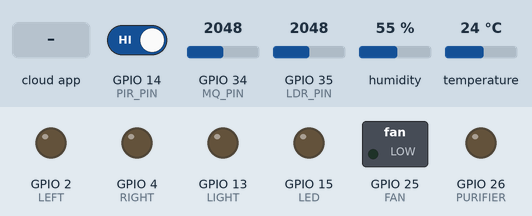
Simulated run of this sketch. Board: ESP32. Parts: switched loads named in the sketch (green lamp = pin HIGH), output pins drawn as LEDs (lit = HIGH). Inputs (shaded band) come from the test bench; at power-on: temperature 24 °C, GPIO 35 (LDR_PIN) = 2048, GPIO 14 (PIR_PIN) HIGH, GPIO 34 (MQ_PIN) = 2048, humidity 55 %. WiFi joins after 1.5 s; servers stay silent unless stated; the Firebase database answers and starts empty; what the sketch prints to the serial monitor is not drawn.

Above: at 2.7 s.
2.8 s: the phone or cloud app sets mode to off
At 4.0 s:
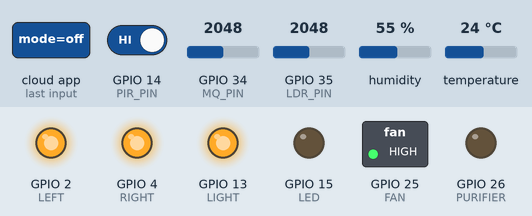
4.3 s: the phone or cloud app sets mode to auto
At 4.9 s:
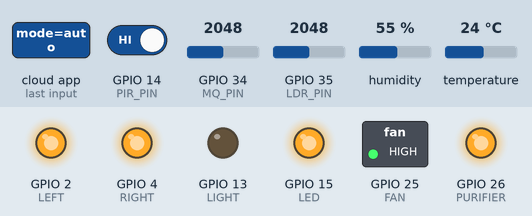
5.9 s: temperature set to 29 °C
7.7 s: temperature set to 32 °C
At 9.0 s:
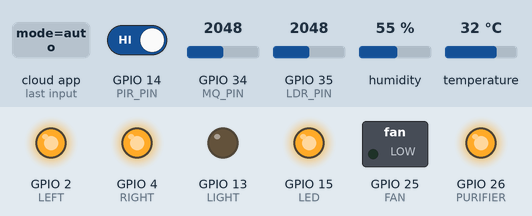
10.1 s: GPIO 35 (LDR_PIN) set to 1567
11.6 s: GPIO 35 (LDR_PIN) set to 1441
At 12.4 s:
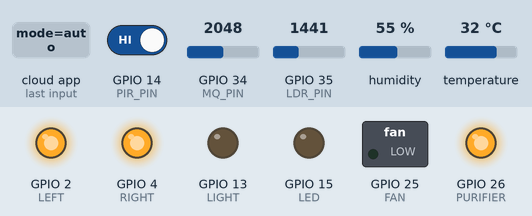
Timing chart, 0 to 14.1 s (numbered marks = the images above; inputs shaded):
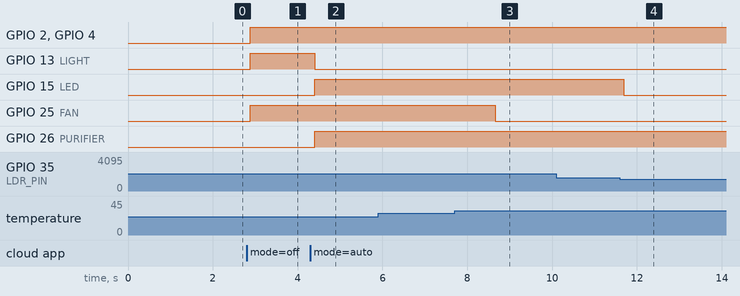

Measured:
- the behaviour switches between 30 and 31 °C on temperature (found by bisection; images 2 and 3)
- the behaviour switches between 1501 and 1500 on GPIO 35 (LDR_PIN) (found by bisection; images 3 and 4)
- after the input at 2.8 s, GPIO 2 (LEFT), GPIO 4 (RIGHT), GPIO 13 (LIGHT), GPIO 25 (FAN): LOW → HIGH after 0.08 s
- after the input at 4.3 s, GPIO 13 (LIGHT): HIGH → LOW after 0.10 s; GPIO 15 (LED), GPIO 26 (PURIFIER): LOW → HIGH after 0.10 s
- after the input at 5.9 s, every drawn part: stays the same
- after the input at 7.7 s, GPIO 25 (FAN): HIGH → LOW after 0.96 s
- after the input at 10.1 s, every drawn part: stays the same
- after the input at 11.6 s, GPIO 15 (LED): HIGH → LOW after 0.09 s

The sketch:

serial_led.ino
```cpp
#include <WiFi.h>
#include <FirebaseESP32.h>
#include "DHT.h"

// =========== WiFi & Firebase ===========
const char* ssid = "mdkaif";
const char* password = "123456789";

#define FIREBASE_HOST "iotmakethon123-default-rtdb.firebaseio.com"
#define FIREBASE_AUTH "EkPsSjXqlDLwqG8BJRg89YyO5eZUNSHNG6168tED"

FirebaseData fbdo;
FirebaseConfig config;
FirebaseAuth auth;

// =========== Pins ===========
#define MQ_PIN 34
#define DHTPIN 27
#define DHTTYPE DHT11
#define PIR_PIN 14
#define LDR_PIN 35
#define FAN 25
#define PURIFIER 26
#define LIGHT 13
#define LED 15
#define LEFT 2
#define RIGHT 4

DHT dht(DHTPIN, DHTTYPE);

// =========== Variables ===========
String mode = "auto";
bool fan_on, purifier_on, light_on, led_on, left_on, right_on;
unsigned long lastSend = 0;

// =========== Setup ===========
void setup() {
  Serial.begin(115200);
  WiFi.begin(ssid, password);
  while (WiFi.status() != WL_CONNECTED) { delay(500); Serial.print("."); }
  Serial.println("\nWiFi connected.");

  config.database_url = FIREBASE_HOST;
  config.signer.tokens.legacy_token = FIREBASE_AUTH;
  Firebase.begin(&config, &auth);

  pinMode(FAN, OUTPUT);
  pinMode(PURIFIER, OUTPUT);
  pinMode(LIGHT, OUTPUT);
  pinMode(LED, OUTPUT);
  pinMode(LEFT, OUTPUT);
  pinMode(RIGHT, OUTPUT);

  dht.begin();
  Serial.println("Smart Office Ready!");
}

// =========== Helper ===========
void updateFirebaseState() {
  FirebaseJson json;
  json.set("fan_on", fan_on);
  json.set("purifier_on", purifier_on);
  json.set("light_on", light_on);
  json.set("led_on", led_on);
  json.set("left_relay", left_on);
  json.set("right_relay", right_on);
  json.set("temperature", dht.readTemperature());
  json.set("humidity", dht.readHumidity());
  json.set("air_quality", analogRead(MQ_PIN));
  json.set("ldr_value", analogRead(LDR_PIN));
  json.set("pir_motion", digitalRead(PIR_PIN));
  Firebase.setJSON(fbdo, "/state", json);
}

void setAllOff() {
  fan_on = purifier_on = light_on = led_on = left_on = right_on = false;
  digitalWrite(FAN, HIGH);
  digitalWrite(PURIFIER, LOW);
  digitalWrite(LIGHT, HIGH);
  digitalWrite(LED, LOW);
  digitalWrite(LEFT, HIGH);
  digitalWrite(RIGHT, HIGH);
  updateFirebaseState();
}

// =========== Loop ===========
void loop() {
  Firebase.getString(fbdo, "/mode");
  if (fbdo.dataType() == "string") mode = fbdo.stringData();

  if (mode == "off") {
    setAllOff();
  }
  else if (mode == "auto") {
    float temp = dht.readTemperature();
    int mq = analogRead(MQ_PIN);
    int ldr = analogRead(LDR_PIN);
    bool pir = digitalRead(PIR_PIN);

    fan_on = temp > 30;
    purifier_on = mq > 700;
    light_on = pir;
    led_on = ldr > 1500;
    left_on = right_on = false;

    digitalWrite(FAN, fan_on ? LOW : HIGH);
    digitalWrite(PURIFIER, purifier_on ? HIGH : LOW);
    digitalWrite(LIGHT, light_on ? LOW : HIGH);
    digitalWrite(LED, led_on ? HIGH : LOW);
  }
  else if (mode == "manual") {
    int val;
    if (Firebase.getInt(fbdo, "/controls/fan")) fan_on = fbdo.intData() % 2;
    if (Firebase.getInt(fbdo, "/controls/purifier")) purifier_on = fbdo.intData() % 2;
    if (Firebase.getInt(fbdo, "/controls/light")) light_on = fbdo.intData() % 2;
    if (Firebase.getInt(fbdo, "/controls/led")) led_on = fbdo.intData() % 2;
    if (Firebase.getInt(fbdo, "/controls/left_relay")) left_on = fbdo.intData() % 2;
    if (Firebase.getInt(fbdo, "/controls/right_relay")) right_on = fbdo.intData() % 2;

    digitalWrite(FAN, fan_on ? LOW : HIGH);
    digitalWrite(PURIFIER, purifier_on ? HIGH : LOW);
    digitalWrite(LIGHT, light_on ? LOW : HIGH);
    digitalWrite(LED, led_on ? HIGH : LOW);
    digitalWrite(LEFT, left_on ? LOW : HIGH);
    digitalWrite(RIGHT, right_on ? LOW : HIGH);
  }

  if (millis() - lastSend > 2000) {
    updateFirebaseState();
    lastSend = millis();
  }
}
```
